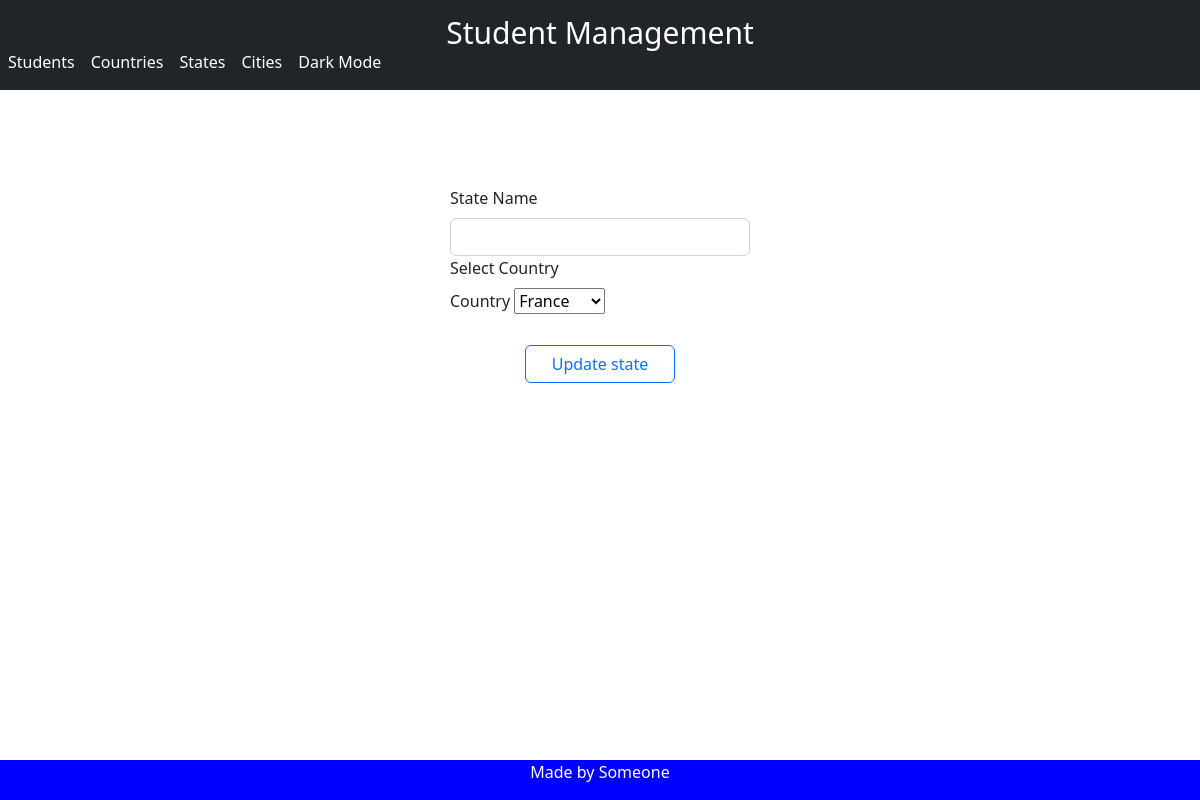
Before: /redirect_to_update_state/10 with the older database file.
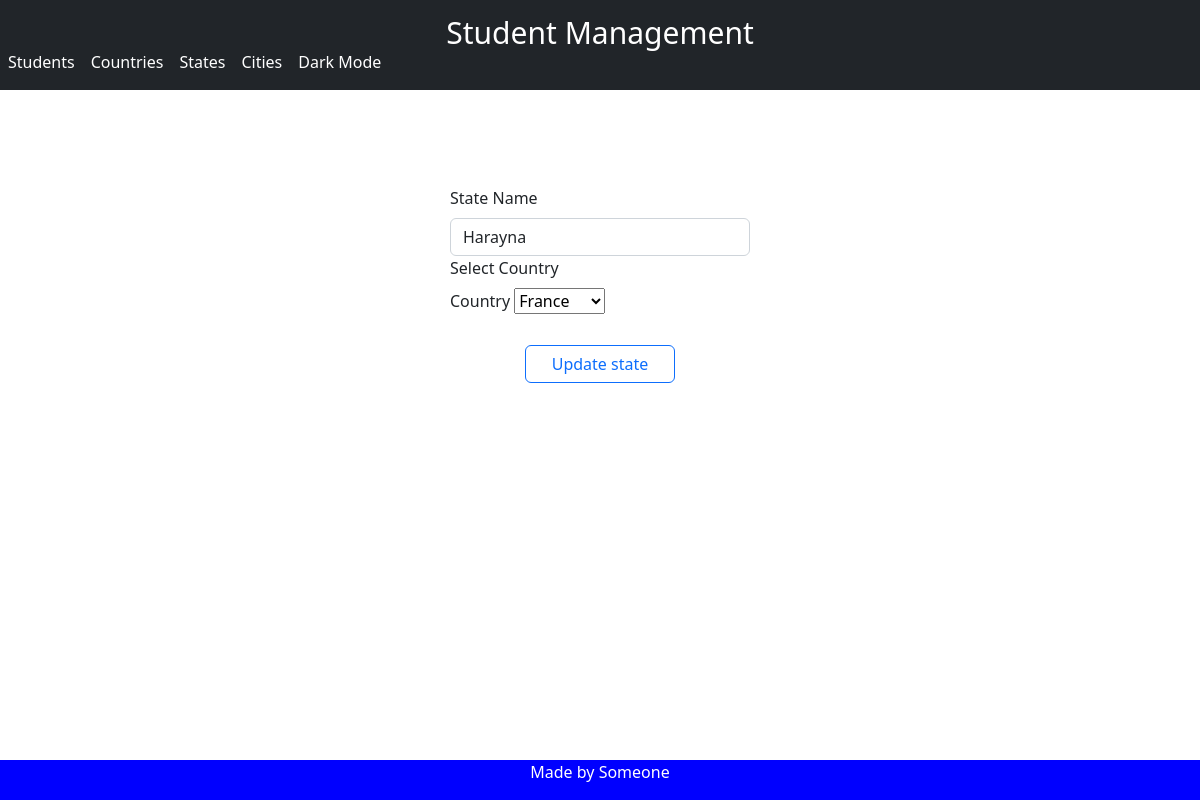
After: the same page with the newer database file.
### models.py (models this page shows, shortened)
class State(db.Model):
    __tablename__ = "state"
    id = db.Column(db.Integer, primary_key=True)
    name = db.Column(db.String(100))
    country_id = db.Column(db.Integer, db.ForeignKey('country.id'))
    country = db.relationship('Country')

### app.py (the view, shortened to what this page needs)
@app.route('/redirect_to_update_state/<int:state_id>', methods=['GET', 'POST'])
def redirect_to_update_state(state_id):
    form = Form()
    form.country.choices = [(country.id, country.name) for country in Country.query.all()]
    state_to_update = State.query.filter_by(id=state_id).first()
    return render_template('update_state.html', state_to_update=state_to_update, form=form)

### forms.py
class Form(FlaskForm):
    country = SelectField('country', choices=[('', 'Select Country')])
    state = SelectField('state', choices=[('', 'Select State')])
    city = SelectField('city', choices=[('', 'Select City')])

### templates/update_state.html (shortened to what this page needs)
{% extends 'skel.html' %}
{% block content %}
<div class="d-grid gap-2 col-3 mx-auto" style="margin:auto; margin-top:8%">
    <form class="col g-3" action={{request.path}} method="post">
        <div>
            <label class="form-label">State Name</label>
            <input type="text" class="form-control" value="{{state_to_update.name}}" name="name" required>
            <label class="form-label">Select Country</label>
            <div>
                <label class="form-label">Country</label>
                {{form.country}}
            </div>
        </div>
        <br>
        <div class="d-grid gap-2 col-6 mx-auto">
            <button type="submit" class="btn btn-outline-primary">Update state</button>
        </div>
    </form>
</div>
<br>
<br>
{% include 'footer.html' %}
{% endblock %}

Changed rows visible on the page:
added State: name "Harayna"
